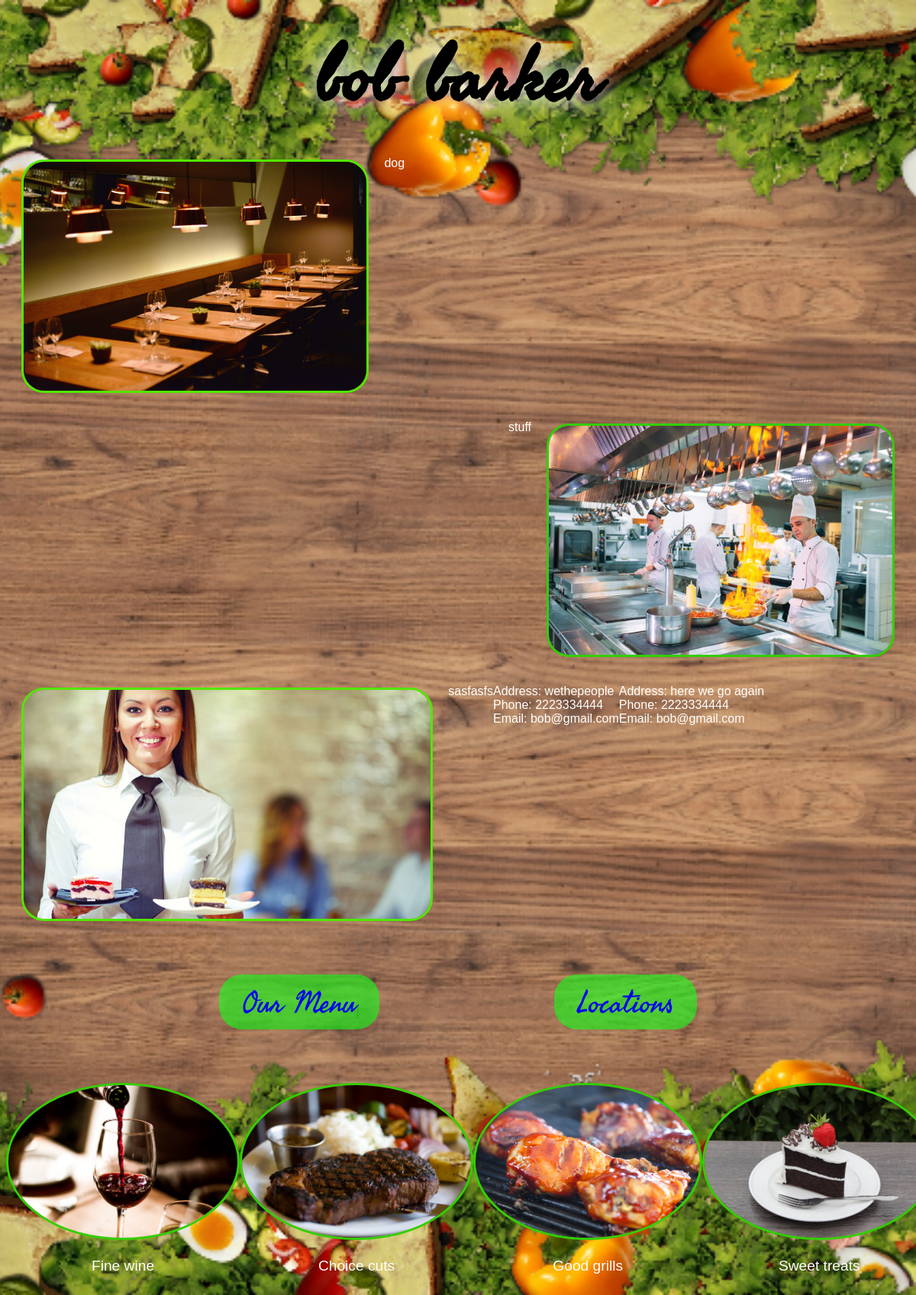
/business/5/templates/, run on the app's committed database.
### app/models.py (models this page shows, shortened)
class businessTemplateDatabase(models.Model):
    CHOICES = (
        ("medical_office", "Medical Office"),
        ("Blog", "Blog"),
        ("Restaurant", "Restaurant"),
    )
    templateId = models.TextField()
    name = models.TextField(max_length=255)
    description = models.TextField(max_length=255)
    type = models.TextField(max_length=255)
    missionStatement = models.TextField(max_length=1500)
    template_choice = models.CharField(max_length=50, choices=CHOICES, null=True)
    profile = models.ForeignKey(
        Profile, related_name="business", on_delete=models.CASCADE
    )

class businessContactInfoDatabase(models.Model):
    email = models.TextField(max_length=255)
    phoneNumber = models.IntegerField(verbose_name="phone number")
    address = models.TextField()
    business = models.ForeignKey(
        businessTemplateDatabase, related_name="contact", on_delete=models.CASCADE
    )

### app/views.py (the view, shortened to what this page needs)
# urls.py: path("business/<int:business_id>/templates/", templatesView, name="templates"),
def templatesView(request, business_id):
    try:
        business = businessTemplateDatabase.objects.get(id=business_id)
        business_contact = businessContactInfoDatabase.objects.filter(
            business=business_id
        )
    except businessTemplateDatabase.DoesNotExist:
        return HttpResponseNotFound("Business does not exist")
    template_choice = business.template_choice
    if template_choice == "medical_office":
        context = {"medical_office": "Medical Office", "business": business}
        return render(request, "medical_office.html", context)
    else:
        context = {
            "Restaurant": "Restaurant",
            "business": business,
            "business_contact": business_contact,
        }
        return render(request, "template_3.html", context)

### app/templates/template_3.html (shortened to what this page needs)
{% load static %}
<!DOCTYPE html>
<html lang="en">
  <head>
    <link rel="stylesheet" href="{% static 'phillipstyles.css' %}" />
  </head>
  <body>
    <div class="header">
      <span class="head">{{business.name}}</span>
    </div>
    <div class="info">
      <img src="{% static 'images/restaurant.jpg' %}" alt="restaurant" />
      <p>{{business.description}}</p>
    </div>
    <div class="info2">
      <img src="{% static 'images/kitchen.jpg' %}" alt="kitchen" />
      <p>{{business.type}}</p>
    </div>
    <div class="info">
      <img src="{% static 'images/waitress.jpg' %}" alt="waitress" />
      <p>{{business.missionStatement}}</p>
      {% for contact in business_contact %}
      <p>
        Address: {{contact.address}}<br />
        Phone: {{contact.phoneNumber}}<br />
        Email: {{contact.email}}
      </p>
      {% endfor %}
    </div>
    <div class="links">
      <a class="button" href="#" target="blank">Our Menu</a>
      <a class="button" href="#" target="blank">Locations</a>
    </div>
    <div class="band">
      <div class="members">
        <span class="member">
          <img src="{% static 'images/wine.jpg' %}" alt="wine" />
          <p>Fine wine</p>
        </span>
        <span class="member">
          <img src="{% static 'images/steak.jpg' %}" alt="steak" />
          <p>Choice cuts</p>
        </span>
        <span class="member">
          <img src="{% static 'images/chicken.jpg' %}" alt="chicken" />
          <p>Good grills</p>
        </span>
        <span class="member">
          <img src="{% static 'images/cake.jpg' %}" alt="cake" />
          <p>Sweet treats</p>
        </span>
      </div>
    </div>
  </body>
</html>

### app/static/phillipstyles.css (style rules this page uses)
body { background-image: url("/static/images/restaurant_bg.jpg"); background-repeat: no-repeat; background-attachment: fixed; background-position: center; background-size: cover; }
.header { font-family: myFont; display: flex; color:black; justify-content:center; font-size: 100px; font-weight: bolder; text-shadow: 0 0 30px ghostwhite; }
.links { display: flex; justify-content: space-evenly; padding: 50px; font-size: 40px; font-family: myFont; }
.links a { text-decoration: none; }
.button { background-color: rgba(20, 255, 24, 0.601); padding-left: 30px; padding-right: 30px; border-radius: 30px; transition-duration: 1s; }
p { color: white; font-family: Arial, Helvetica, sans-serif; }
img { height: 300px; }
.info { min-height:300px; display: flex; }
.info2 { min-height:300px; display: flex; flex-direction:row-reverse; }
.info > img { border: solid rgb(82, 231, 2); border-radius: 30px; margin:20px; }
.info2 > img { border: solid rgb(51, 206, 4); border-radius: 30px; margin:20px; }
.info p { min-height: 100px; }
.info2 p { min-height: 150px; }
.members img { height: 200px; border-radius: 50%; border: solid rgb(51, 206, 4); }
.members { display: flex; justify-content: space-evenly; width:100%; margin-top:20px; align-items: center; }
.members p { text-align: center; font-size: larger; }

### data on the page
businessTemplateDatabase: name "bob barker", description "dog", type "stuff", missionStatement "sasfasfs"
businessContactInfoDatabase: address "wethepeople", phoneNumber "2223334444", email "bob@gmail.com"
businessContactInfoDatabase: address "here we go again", phoneNumber "2223334444", email "bob@gmail.com"
